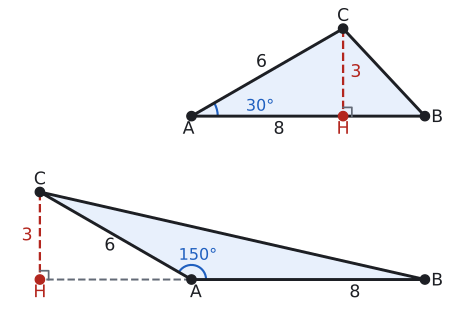

Write the Python code that produced this figure.
# Örnek 5: |AB| = 8, |AC| = 6; üstte m(A) = 30°, altta m(A) = 150°. İkisinde de C'nin AB doğrusuna uzaklığı 3.
import sys; sys.path.insert(0, "tools")
from cizim import *

P = lambda x, y: np.array([float(x), float(y)])
uz = lambda X, Y: float(np.linalg.norm(X - Y))
def dik(K, X, Y, r):
    """K köşesinde KX ile KY arasındaki dik açı işareti (r: kenar boyu)."""
    a_ = (X - K) / uz(X, K) * r; b_ = (Y - K) / uz(Y, K) * r
    ax.plot(*zip(K + a_, K + a_ + b_, K + b_), color=SOLUK, lw=1.3)
def kenar(X, Y, metin, G, d, renk=YAZI, fs=13):
    """[XY] kenarının ortasına, G'den uzak yana d kadar açıkta etiket."""
    M = (X + Y) / 2; t = (Y - X) / uz(X, Y); n = np.array([-t[1], t[0]])
    if np.dot(n, M - G) < 0: n = -n
    ax.text(*(M + d * n), metin, ha="center", va="center", color=renk, fontsize=fs)
def olcu(X, Y, metin, kay, renk=SOLUK, fs=13):
    """X ile Y arasında, kay vektörü kadar kaydırılmış oklu ölçü çizgisi; yazı çizginin dışında."""
    kay = np.array(kay, dtype=float); X2, Y2 = X + kay, Y + kay
    ax.annotate("", xy=Y2, xytext=X2, arrowprops=dict(arrowstyle="<->", color=renk, lw=1.2, shrinkA=0, shrinkB=0))
    for Z in (X, Y): ax.plot(*zip(Z + kay * 0.6, Z + kay * 1.4), color=renk, lw=1)
    M = (X2 + Y2) / 2 + 0.75 * kay
    ax.text(*M, metin, ha="center", va="center", color=YAZI, fontsize=fs)
def harf(X, ad, dx, dy, renk=YAZI):
    nokta(ax, *X, "", renk=renk)
    ax.text(X[0] + dx, X[1] + dy, ad, ha="center", va="center", color=renk, fontsize=13)
def tik(X, Y, n=1, r=0.22, renk=SOLUK):
    """[XY] parçasının ortasına n adet eşitlik çentiği."""
    M = (X + Y) / 2; t = (Y - X) / uz(X, Y); nn = np.array([-t[1], t[0]])
    for i in range(n):
        Q = M + (i - (n - 1) / 2) * 0.16 * t
        ax.plot(*zip(Q - r * nn, Q + r * nn), color=renk, lw=1.3)
def alan(X, Y, Z):
    """XYZ üçgeninin alanı (kontrol için)."""
    u, v = Y - X, Z - X
    return abs(u[0] * v[1] - u[1] * v[0]) / 2
fig, ax = sekil(6, 5.6)
ax.set_aspect("equal"); ax.axis("off")
for oy, aci_ in ((5.6, 30), (0, 150)):
    o = P(0, oy)
    A, B = o + P(0, 0), o + P(8, 0)
    C = A + 6 * P(np.cos(np.radians(aci_)), np.sin(np.radians(aci_))); H = P(C[0], oy)
    print(aci_, "C", C.round(4), "yükseklik", round(C[1] - oy, 4), "alan", round(alan(A, B, C), 4))
    ax.add_patch(patches.Polygon([A, B, C], closed=True, facecolor=MAVI_ACIK, edgecolor="none"))
    if aci_ > 90: ax.plot(*zip(A, H), color=SOLUK, lw=1.5, ls="--")
    ax.plot(*zip(A, B, C, A), color=YAZI)
    ax.plot(*zip(C, H), color=KIRMIZI, lw=1.7, ls="--")
    dik(H, C, B, 0.3)
    if aci_ < 90:
        aci(ax, A, B, C, r=0.9); ax.text(2.35, oy + 0.33, "30°", ha="center", va="center", color=MAVI, fontsize=12)
    else:
        aci(ax, A, B, C, r=0.5, ad="150°")
    harf(A, "A", -0.1 if aci_ < 90 else 0.15, -0.45); harf(B, "B", 0.42, -0.05); harf(C, "C", 0, 0.42)
    harf(H, "H", 0, -0.45, KIRMIZI)
    ax.text(C[0] + (0.25 if aci_ < 90 else -0.25), oy + 1.5, "3", ha="left" if aci_ < 90 else "right", va="center", color=KIRMIZI, fontsize=13)
    G = (A + B + C) / 3
    kenar(A, C, "6", G, 0.4)
    ax.text(5.6 if aci_ > 90 else 3.0, oy - 0.45, "8", ha="center", va="center", color=YAZI, fontsize=13)
ax.set_xlim(-6.3, 9.0); ax.set_ylim(-0.9, 9.2)
kaydet(fig, __file__)
